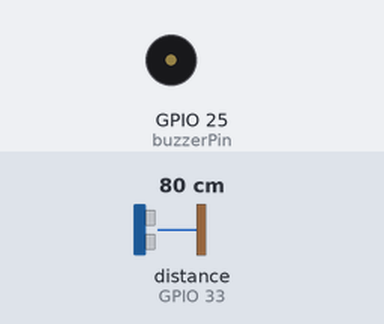
Recording of a sketch running on a simulated ESP32. Parts: buzzer (waves = sounding, pin HIGH). Wiring (inferred from the names in the program): ultrasonic range finder: trigger GPIO 32; echo GPIO 33. The inputs (shaded band) are chosen by the test bench; at power-on: distance to the obstacle (sensor on GPIO 33) 80 cm. The echo pulse lasts 58.3 µs per cm; nothing arrives over Bluetooth unless stated; pins used as bus, display or sensor lines are not drawn; what the sketch prints to the serial monitor is not drawn.

Above: at 1.2 s.
1.3 s: distance to the obstacle (sensor on GPIO 33) set to 57 cm
2.8 s: distance to the obstacle (sensor on GPIO 33) set to 47 cm
At 3.8 s:
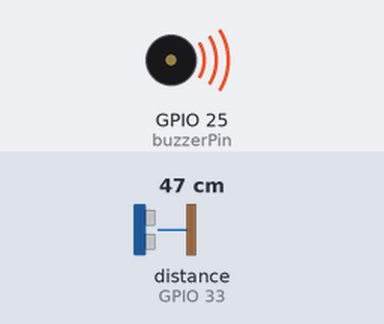
4.3 s: distance to the obstacle (sensor on GPIO 33) set to 60 cm
At 5.5 s:
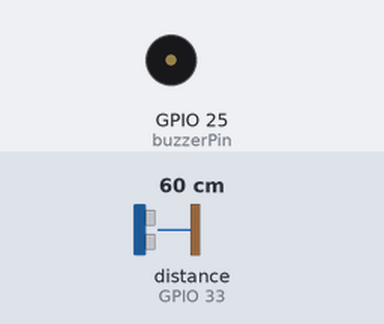
5.8 s: distance to the obstacle (sensor on GPIO 33) set to 2 cm
At 6.4 s:
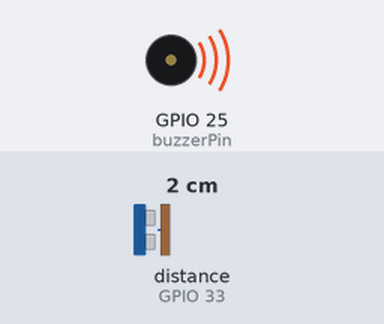
Timing chart, 0 to 8.3 s (numbered marks = the images above; inputs shaded):
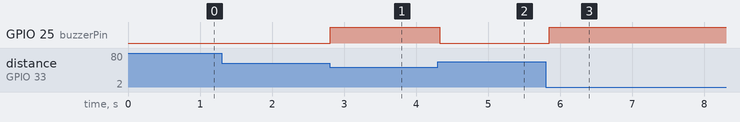

Measured:
- the behaviour switches between 52 and 51 cm on distance to the obstacle (sensor on GPIO 33) (found by bisection; images 0 and 1)
- after the input at 1.3 s, every drawn part: stays the same
- after the input at 2.8 s, GPIO 25 (buzzerPin): LOW → HIGH at once
- after the input at 4.3 s, GPIO 25 (buzzerPin): HIGH → LOW at once
- after the input at 5.8 s, GPIO 25 (buzzerPin): LOW → HIGH after 0.05 s

The sketch:

CYCLOGARD.ino
```cpp
#include "BluetoothSerial.h"

#if !defined(CONFIG_BT_ENABLED) || !defined(CONFIG_BLUEDROID_ENABLED)
#error Bluetooth is not enabled! Please run `make menuconfig` to and enable it
#endif

BluetoothSerial SerialBT;


const int trigPin = 32;
const int echoPin = 33;
const int buzzerPin = 25;


long duration;
int distance;
byte modosilencioso;

void setup() {

  pinMode(trigPin, OUTPUT);
  pinMode(echoPin, INPUT);
  pinMode(buzzerPin, OUTPUT);


  Serial.begin(115200);
  SerialBT.begin("CYCLOGARD");
  Serial.println("Dispositivo disponivel para conexão bluetooth");
}

void loop() {

  digitalWrite(trigPin, LOW);
  delayMicroseconds(2);

  digitalWrite(trigPin, HIGH);
  delayMicroseconds(10);
  digitalWrite(trigPin, LOW);

  duration = pulseIn(echoPin, HIGH);

  distance = duration * 0.034 / 2;

  if (distance <= 50 && (modosilencioso==0 || modosilencioso==48) && distance!=0) {

    digitalWrite(buzzerPin,HIGH);

  } else {

    digitalWrite(buzzerPin,LOW);

  }


  String msg = String(distance);
  uint8_t buf[msg.length()];
  memcpy(buf,msg.c_str(),msg.length());

  SerialBT.write(buf,msg.length());
  delay(250);

 if (SerialBT.available()) {
    modosilencioso=SerialBT.read();
  }

}
```
